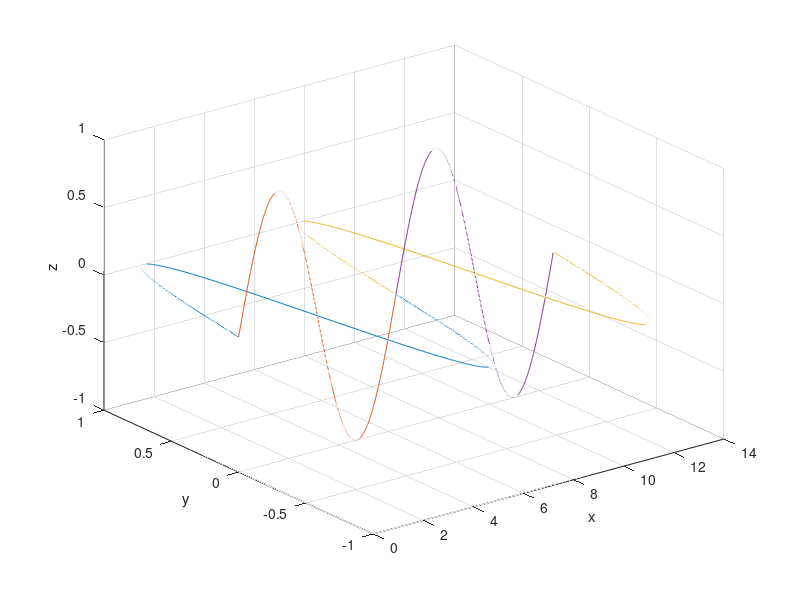

The MATLAB source for this figure:
clear, clf, hold off; n=0; h=1;
% Constantes del Sistema
k=1; m=2; a=10;
% Condiciones Iniciales
t=0; x=0; v=1.0; tfin = 10; t=0;
% Inicio de la Simulacion
for t=0:6.28:tfin
    n=0;
    px=[]; py=[]; pz=[];
    for ix=0:0.01:6.28
        x = ix+v*t;
        n = n + 1;
        y = sin(x-v*t);
        z = sin(x-v*t);
        px(n)=x;
        py(n)=y;
        pz(n)=z;
        pn(n)=0;
    end
     plot3(px,py,pn); grid on; xlabel('x'); ylabel('y'); zlabel('z'); hold on
     plot3(px,pn,pz); grid on; xlabel('x'); ylabel('y'); zlabel('z'); hold on
     pause(0.2)
end
%subplot(2,2,1), plot(pt,pa); grid on;xlabel('tiempo (s)');ylabel('Aceleracion (m/s2)')
%subplot(2,2,2), plot(pt,pv); grid on;xlabel('tiempo (s)');ylabel('Velocidad (m/s)')
%                  plot(xpt,px); grid on;xlabel('tiempo (s)');ylabel('Posicion (m)')
% subplot(2,2,4), plot(px,pv); grid on;xlabel('Posicion (m)');ylabel('Velocidad (m/s)')

